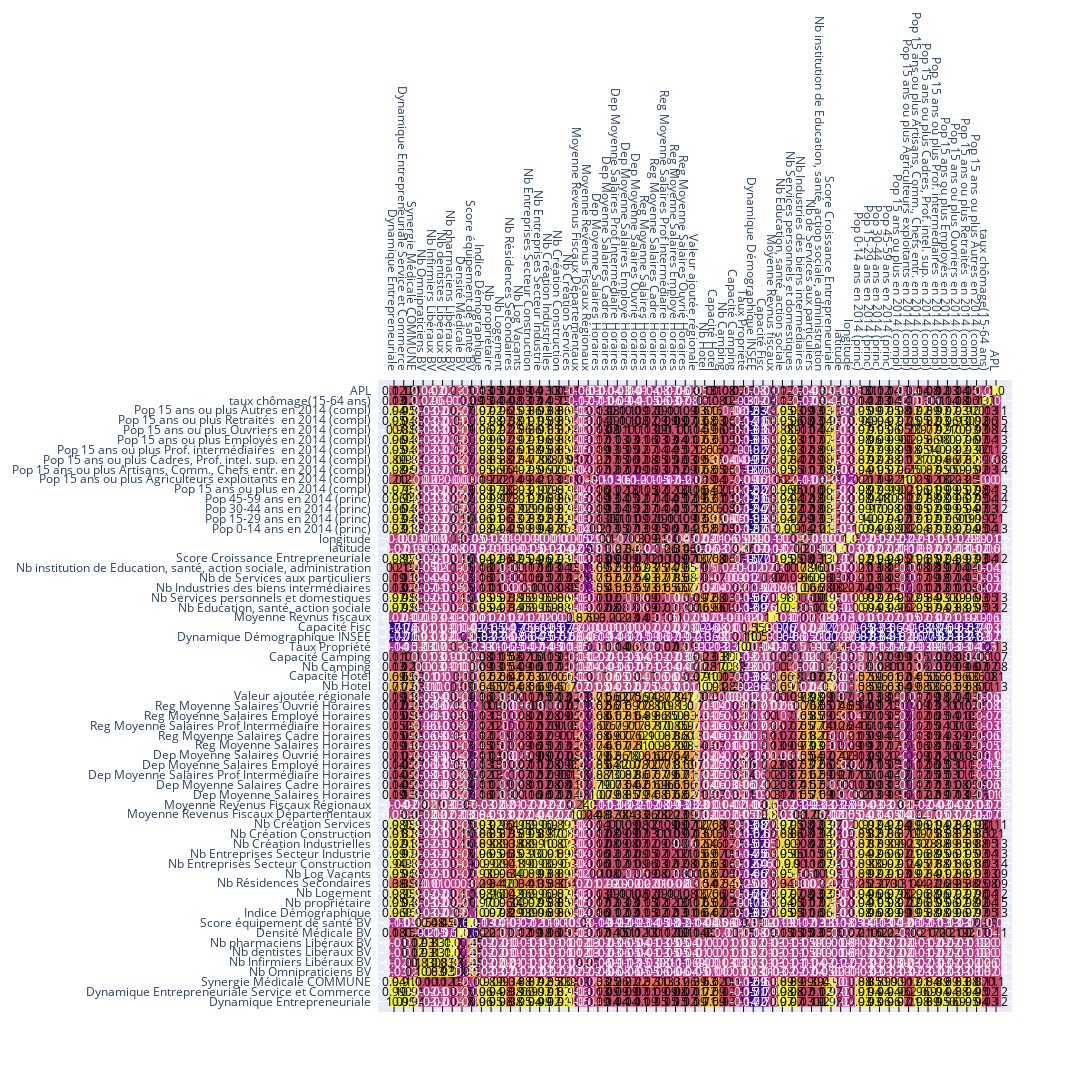

The notebook cell saved with this chart:
### Code cell
to_drop = ["Nb Entreprises Secteur Services", "Nb Entreprises Secteur Commerce", "Nb Ménages", "Nb Résidences Principales", "Nb Occupants Résidence Principale", "Nb Création Commerces", "Nb Création Enteprises", "PIB Régionnal", "Nb de Commerce", "Nb Santé, action sociale", "Population en 2014 (princ)", "Pop 60-74 ans en 2014 (princ)", "Pop 75-89 ans en 2014 (princ)", "Nb Logement Secondaire et Occasionnel"]

# Remove columns to be dropped
numeric_columns_filtered = insee_df.select_dtypes(include=['float64', 'int64']).drop(columns=to_drop)

# # Re-calculate the correlation matrix
corr_matrix_filtered = numeric_columns_filtered.corr().round(2)

print("New correlation matrix:")
print(corr_matrix_filtered)

fig = ff.create_annotated_heatmap(corr_matrix_filtered.values,
                                   x=corr_matrix_filtered.columns.tolist(),
                                   y=corr_matrix_filtered.index.tolist())

fig.update_layout(height=1500, width=2800)
fig.show()
